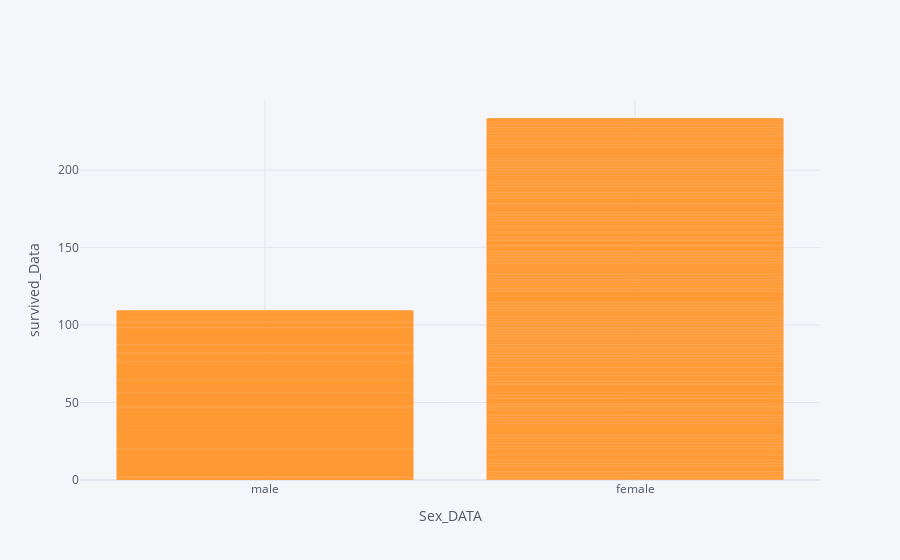

Notebook cell for this chart:
### Code cell
df1.iplot(x = 'sex', y ='survived',kind = 'bar', xTitle = 'Sex_DATA',yTitle = 'survived_Data')

### Figure 1 — Plotly figure (JSON) as saved in the notebook; plotly's stock layout.template omitted (floating-point values rounded to 4 significant figures; data arrays with more than 128 entries replaced by an {"elided": "..."} marker saying what was removed)
{"data": [{"marker": {"color": "rgba(255, 153, 51, 0.6)", "line": {"color": "rgba(255, 153, 51, 1.0)", "width": 1}}, "name": "survived", "orientation": "v", "text": "", "type": "bar", "x": {"elided": "891 str values"}, "y": {"elided": "891 int values"}}], "layout": {"legend": {"bgcolor": "#F5F6F9", "font": {"color": "#4D5663"}}, "paper_bgcolor": "#F5F6F9", "plot_bgcolor": "#F5F6F9", "title": {"font": {"color": "#4D5663"}}, "xaxis": {"gridcolor": "#E1E5ED", "showgrid": true, "tickfont": {"color": "#4D5663"}, "title": {"font": {"color": "#4D5663"}, "text": "Sex_DATA"}, "zerolinecolor": "#E1E5ED"}, "yaxis": {"gridcolor": "#E1E5ED", "showgrid": true, "tickfont": {"color": "#4D5663"}, "title": {"font": {"color": "#4D5663"}, "text": "survived_Data"}, "zerolinecolor": "#E1E5ED"}}}
